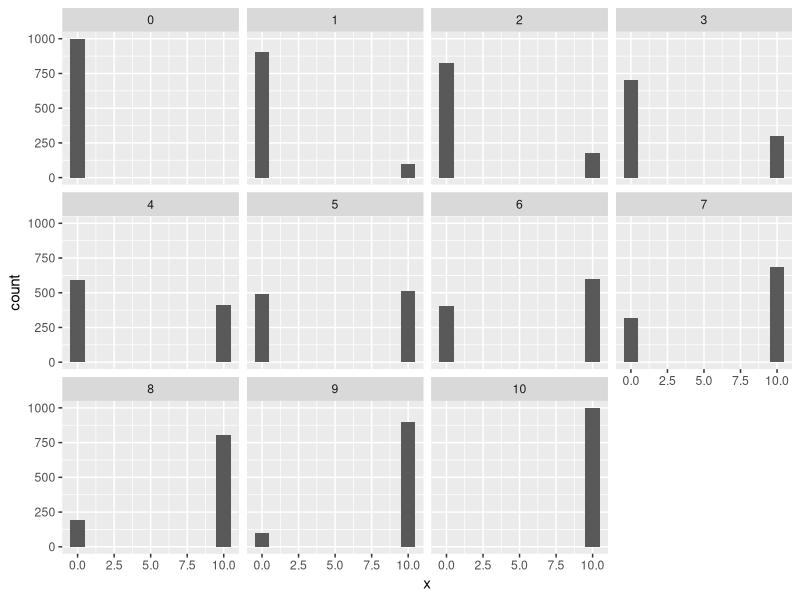
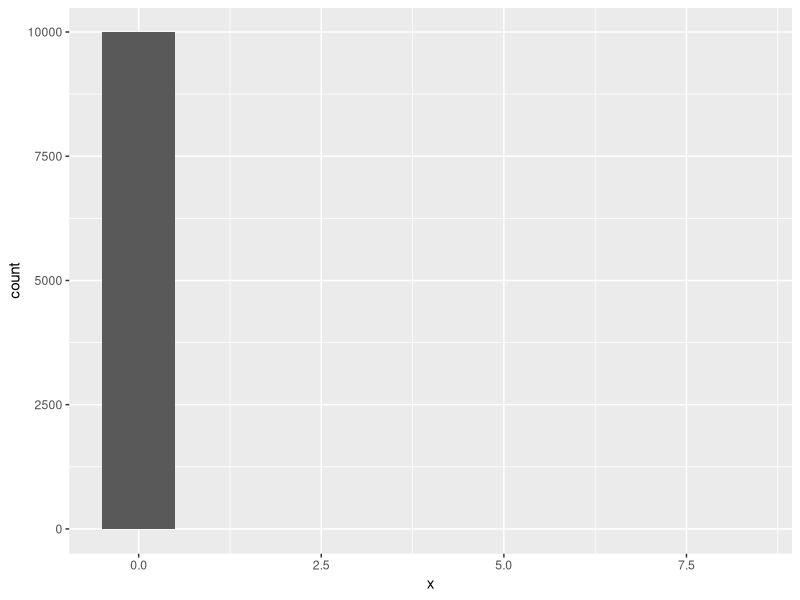

These figures' R source, in order:
## ---- chunk 1
library(tidyverse)
#' simulate R reps of a Wright-Fisher model of size N haploids for T generations from an initial allele count of X0
#'
#' Default values for the simulatiions are given as shown.
#'
#' @param R number of replicate simulations to do
#' @param N number of haploids, each generation, in the population
#' @param T number of generations of sampling to simulate
#' @param X0 the initial number of A alleles.  Must be <= N
WF <- function(
  R = 1000,
  N = 100,
  T = 20,
  X0 = 30
) {
  stopifnot(X0 <= N)
  
  lapply(1:R, function(r) { # cycling over the different replicates
    # initialize a vector to store the results
    x <- rep(NA, T)
    
    # get X1
    x[1] <- rbinom(n = 1, size = N, prob = X0 / N)
    
    # cycle over the remaining generations (for loop is slow but makes
    # it easier to read what is going on)
    for (t in 2:T) {
      x[t] <- rbinom(n = 1, size = N, prob = x[t - 1] / N)
    }
    
    # return a tibble of results
    tibble(
      rep = r,
      t = 1:T,
      x = x
    )
  }) %>%
    bind_rows()   # at the end, bind them all into a single tibble
}
## ---- chunk 2
mc_sample <- lapply(0:10, function(x0) {
  WF(
    R = 1000,
    N = 10,
    T = 500,
    X0 = x0
  ) %>%
    mutate(X0 = x0)
}
) %>%
  bind_rows()

mc_sample %>%
  filter(t == 500) %>%
  ggplot(aes(x = x)) + 
  geom_histogram(binwidth = 1) +
  facet_wrap(~ X0)
## ---- chunk 3
sample2 <- WF(R = 1, N = 10, T = 10000, X0 = 5)
ggplot(sample2, aes(x = x)) + 
  geom_histogram(binwidth = 1)
